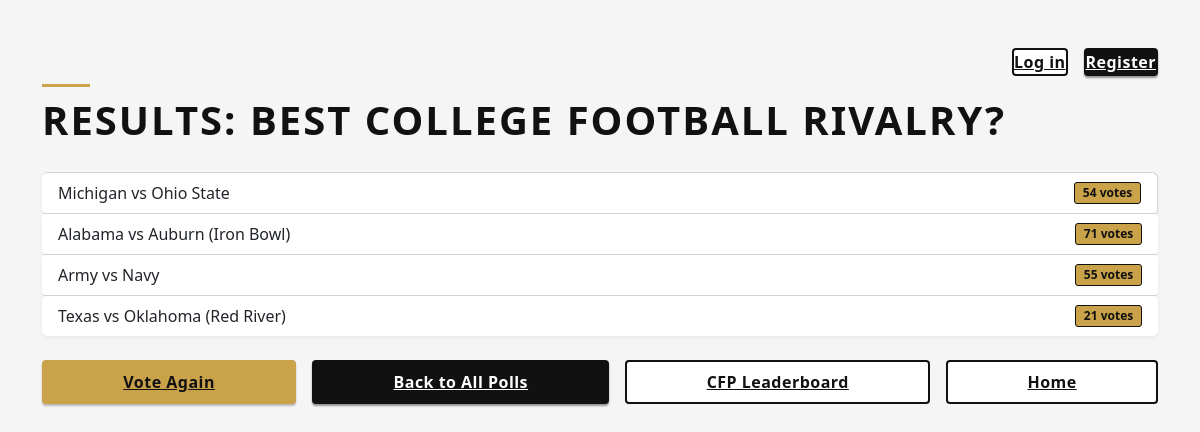
Screenshot of /polls/polls/2/results/ with the database file from the repository.
### polls/models.py (models this page shows, shortened)
class Question(models.Model):
    question_text = models.CharField("question text", max_length=200)
    pub_date = models.DateTimeField("date published")
    def was_published_recently(self):
        """
        Returns True if the question was published within the last day.
        Used in admin list display.
        """
        now = timezone.now()
        return now - datetime.timedelta(days=1) <= self.pub_date <= now
    was_published_recently.admin_order_field = "pub_date"
    was_published_recently.boolean = True
    was_published_recently.short_description = "Published recently?"

class Choice(models.Model):
    question = models.ForeignKey(Question, on_delete=models.CASCADE)
    choice_text = models.CharField("choice text", max_length=200)
    votes = models.IntegerField(default=0)

### polls/views.py (the view)
# urls.py: path("polls/<int:pk>/results/", views.ResultsView.as_view(), name="results"),
class ResultsView(generic.DetailView):
    model = Question
    template_name = "polls/results.html"

### polls/templates/polls/results.html (shortened to what this page needs)
{% extends "polls/base.html" %}
{% block content %}
<h1 class="page-title">Results: {{ question.question_text }}</h1>
<ul class="list-group results-list mb-4">
  {% for choice in question.choice_set.all %}
    <li class="list-group-item d-flex justify-content-between align-items-center">
      <span>{{ choice.choice_text }}</span>
      <span class="badge text-bg-primary">{{ choice.votes }} votes</span>
    </li>
  {% endfor %}
</ul>
<div class="d-flex flex-column flex-md-row gap-3">
  <a
    class="btn-cfp-gold flex-fill text-center py-2"
    href="{% url 'polls:detail' question.id %}"
  >
    Vote Again
  </a>
  <a
    class="btn-cfp-dark flex-fill text-center py-2"
    href="{% url 'polls:index' %}"
  >
    Back to All Polls
  </a>
  <a
    class="btn-cfp-outline flex-fill text-center py-2"
    href="{% url 'polls:cfp_results' %}"
  >
    CFP Leaderboard
  </a>
  <a
    class="btn-cfp-outline flex-fill text-center py-2"
    href="{% url 'polls:home' %}"
  >
    Home
  </a>
</div>
{% endblock %}

### polls/static/polls/style.css (style rules this page uses)
body { background-color: #f5f5f5; color: #1a1a1a; font-family: system-ui, -apple-system, BlinkMacSystemFont, "Segoe UI", Roboto, "Helvetica Neue", Arial, sans-serif; line-height: 1.5; }
h1, h2, h3, h4, h5 { font-weight: 700; color: #111111; letter-spacing: 0.03em; }
.page-title { position: relative; display: inline-block; padding-top: 0.25rem; padding-bottom: 0.25rem; margin-bottom: 1.5rem; font-weight: 700; color: #111; text-transform: uppercase; letter-spacing: 0.05em; }
.page-title::before { content: ""; position: absolute; left: 0; top: -0.5rem; width: 3rem; height: 3px; background-color: #C9A24A; }
.card, .list-group-item, .result-card, .vote-card { background-color: #ffffff; border: 1px solid #d4d4d4; border-radius: 4px; box-shadow: 0 2px 4px rgba(0,0,0,0.05); }
.list-group-item { display: flex; justify-content: space-between; align-items: flex-start; border-left: 4px solid transparent; transition: all 0.15s ease-in-out; }
.badge.text-bg-primary, .badge.bg-primary, .badge-primary { background-color: #C9A24A !important; border: 1px solid #111 !important; color: #111 !important; font-weight: 700; border-radius: 3px !important; min-width: 4rem; text-align: center; }
.btn-cfp-gold { background-color: #C9A24A; border: 2px solid #C9A24A; color: #111111; font-weight: 700; text-transform: none; letter-spacing: 0.03em; border-radius: 4px; box-shadow: 0 2px 2px rgba(0,0,0,0.25); }
.btn-cfp-dark { background-color: #111111; border: 2px solid #111111; color: #ffffff; font-weight: 600; border-radius: 4px; letter-spacing: 0.03em; box-shadow: 0 2px 2px rgba(0,0,0,0.4); }
.btn-cfp-outline { background-color: #ffffff; border: 2px solid #111111; color: #111111; font-weight: 600; border-radius: 4px; letter-spacing: 0.03em; }
.results-list .list-group-item { border-left: none; background-color: #fff; }
.results-list .list-group-item + .list-group-item { border-top: 0; border-left: 0; border-right: 0; border-bottom: 1px solid #d4d4d4; }
.results-list .list-group-item:last-child { border-bottom: 0; }

### rows the page displays
Question: question_text "BEST COLLEGE FOOTBALL RIVALRY?"
Choice: choice_text "Michigan vs Ohio State", votes "54"
Choice: choice_text "Alabama vs Auburn (Iron Bowl)", votes "71"
Choice: choice_text "Army vs Navy", votes "55"
Choice: choice_text "Texas vs Oklahoma (Red River)", votes "21"
